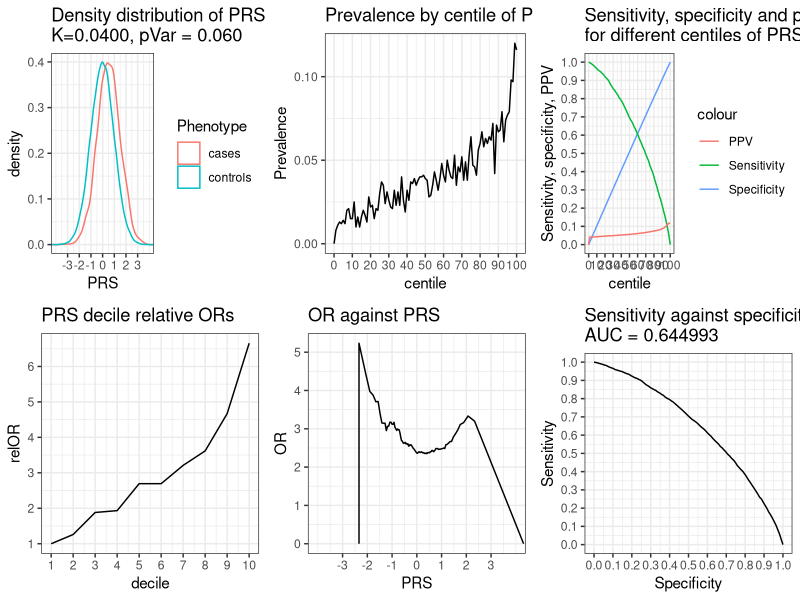
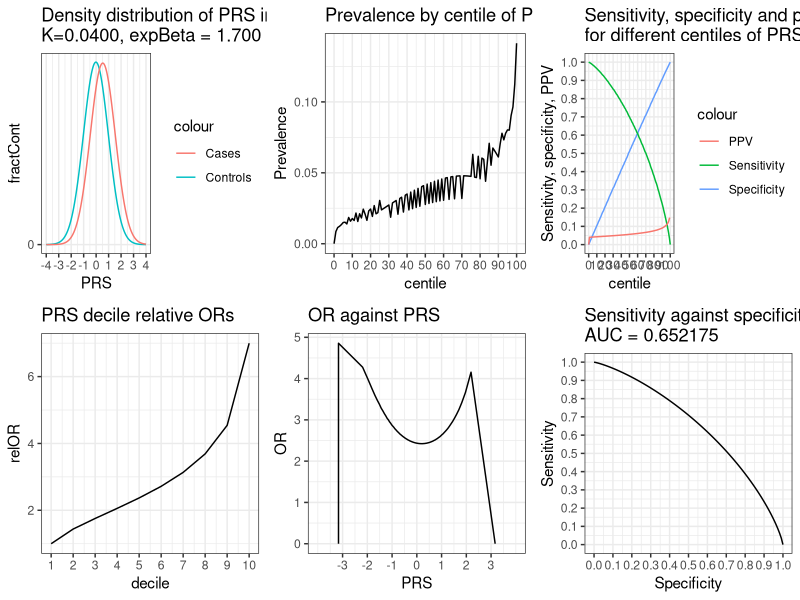

Write the R code that produced these figures, in order.
# Model PRS etc contributing to variance in liability threshold model or using relative risk
# Copyright 2019 David Curtis

# Update from code used in this paper:
# https://www.preprints.org/manuscript/201810.0171/v1

# This version models the PRS in two different ways

# The first is for a liability threshold model, as described in the paper
# For this, set nSub sample size, pVar proportion of variance captured by PRS and K, proportion of cases in population

# The second way assumes that the PRS has a linear effect on log of relative risk, close to logistic regression model
# For this, set expBeta which is the increase in relative risk associated with 1 unit increase in PRS
# Throughout, I have pretended that the odds ratio is the same as the risk ratio and refer to OR rather than RR
# I reckon this is good enough for a relatively rare trait and much easier to work with

library(ggplot2)

# Set these variables to the values you want

nSub=100000 # number of subjects to simulate
pVar=0.06 # proportion of variance explained
K=0.04 # prevalence
expBeta=1.7 # relative risk increase associated with 1 SD increase in PRS

# multiplot from Cookbook for R - http://www.cookbook-r.com/Graphs/Multiple_graphs_on_one_page_(ggplot2)/
multiplot <- function(..., plotlist=NULL, file, cols=1, layout=NULL) {
  library(grid)
  
  # Make a list from the ... arguments and plotlist
  plots <- c(list(...), plotlist)
  
  numPlots = length(plots)
  
  # If layout is NULL, then use 'cols' to determine layout
  if (is.null(layout)) {
    # Make the panel
    # ncol: Number of columns of plots
    # nrow: Number of rows needed, calculated from # of cols
    layout <- matrix(seq(1, cols * ceiling(numPlots/cols)),
                     ncol = cols, nrow = ceiling(numPlots/cols))
  }
  
  if (numPlots==1) {
    print(plots[[1]])
    
  } else {
    # Set up the page
    grid.newpage()
    pushViewport(viewport(layout = grid.layout(nrow(layout), ncol(layout))))
    
    # Make each plot, in the correct location
    for (i in 1:numPlots) {
      # Get the i,j matrix positions of the regions that contain this subplot
      matchidx <- as.data.frame(which(layout == i, arr.ind = TRUE))
      
      print(plots[[i]], vp = viewport(layout.pos.row = matchidx$row,
                                      layout.pos.col = matchidx$col))
    }
  }
}

set.seed(1)
lT=qnorm(1-K)
sP=sqrt(pVar)
sR=sqrt(1-pVar)
subs=data.frame(matrix(0, ncol = 8, nrow =nSub))
colnames(subs)=c("rawP","PRS","Residual","Liability","Phenotype","Specificity","Sensitivity","PPV")
subs$rawP=rnorm(nSub,sd=sP)
subs$Residual=rnorm(nSub,sd=sR)
subs$Liability=subs$rawP+subs$Residual
subs$PRS=subs$rawP/sP
subs$Phenotype[subs$Liability<lT]="controls"
subs$Phenotype[subs$Liability>=lT]="cases"
subs=subs[order(subs$PRS),]
l <- vector("list", 6)
t=sprintf("Distribution of liability in cases and controls,\nK = %.4f, liability threshold = %.2f",K,lT)
lFreq=ggplot(subs, aes(x=Liability,color=Phenotype)) + geom_freqpoly(binwidth=0.05) + theme_bw() +
  theme(axis.text.y=element_blank(),axis.ticks.y=element_blank()) +
  ggtitle(t) + scale_x_continuous(breaks = seq(-3,3,by =1)) + coord_cartesian(xlim=c(-4,4))
t=sprintf("Frequency distribution of PRS in cases and controls,\nK=%.4f, pVar = %.3f",K,pVar)
pFreq=ggplot(subs, aes(x=PRS,color=Phenotype)) + geom_freqpoly(binwidth=0.1) + theme_bw() +
  theme(axis.text.y=element_blank(),axis.ticks.y=element_blank()) +
  ggtitle(t) + scale_x_continuous(breaks = seq(-3,3,by =1))  + coord_cartesian(xlim=c(-4,4))
t=sprintf("Density distribution of PRS in cases and controls,\nK=%.4f, pVar = %.3f",K,pVar)
pDist=ggplot(subs, aes(x=PRS,color=Phenotype)) + geom_density() + theme_bw() +
  ggtitle(t) + scale_x_continuous(breaks = seq(-3,3,by =1))  + coord_cartesian(xlim=c(-4,4))
centiles=data.frame(matrix(0, ncol = 10, nrow =101))
colnames(centiles)=c("centile","PRS","controls","cases","Prevalence","Specificity","Sensitivity","PPV","AUC","OR")
centiles$centile=(0:100)
hundredth=nSub/100
totControl=0
totCase=0
for (r in 2:101)
{
  centiles$PRS[r]=subs$PRS[nSub/100*(r-1)]
  part=subs$Phenotype[(hundredth*(centiles$centile[r]-1)+1):(hundredth*(centiles$centile[r]))]
  nControl=length(which(part=="controls"))
  centiles$controls[r]=nControl
  totControl=totControl+nControl
  nCase=length(which(part=="cases"))
  centiles$cases[r]=nCase
  totCase=totCase+nCase
}
centiles$cases[1]=0
centiles$controls[1]=hundredth
centiles$PRS[1]=centiles$PRS[2]
controlsSoFar=0
casesSoFar=0
centiles$Prevalence=centiles$cases/hundredth
totAUC=0
tCase=0.25
tControl=0.25
tOR=3
for (r in 2:101)
{
  controlsSoFar=controlsSoFar+centiles$controls[r]
  casesSoFar=casesSoFar+centiles$cases[r]
  centiles$Specificity[r]=controlsSoFar/totControl
  centiles$Sensitivity[r]=1-casesSoFar/totCase
  if ((1-centiles$Sensitivity[r])>tCase) {
    m=sprintf("Quartile for cases finishes at %d th centile",r)
    print(m)
    tCase=tCase+0.25
  }
  if (centiles$Specificity[r]>tControl) {
    m=sprintf("Quartile for controls finishes at %d th centile",r)
    print(m)
    tControl=tControl+0.25
  }

    AUC=(centiles$Sensitivity[r-1]+centiles$Sensitivity[r])*0.5*(centiles$Specificity[r]-centiles$Specificity[r-1])
    centiles$AUC[r]=AUC
    totAUC=totAUC+AUC
    centiles$PPV[r]=(totCase-casesSoFar)/((totCase-casesSoFar)+(totControl-controlsSoFar))
    if (r<101) {
      centiles$OR[r]=(totCase-casesSoFar)/(totControl-controlsSoFar)/(casesSoFar/controlsSoFar)
      if (centiles$OR[r]>tOR && r>50) {
        m=sprintf("OR reaches %d at %d th centile",tOR,r)
        print(m)
        tOR=tOR+1
      }
  }
}
centiles$AUC[1]=0
centiles$Specificity[1]=0
centiles$Sensitivity[1]=1
centiles$PPV[101]=centiles$PPV[100]

deciles=data.frame(matrix(0, ncol = 5, nrow =10))
colnames(deciles)=c("decile","PRS","controls","cases","relOR")
deciles$decile=(1:10)
for (r in 1:10)
{
  deciles$PRS[r]=centiles$PRS[(r-1)*10+6]
  deciles$controls[r]=0
  deciles$cases[r]=0
  for (rr in 1:10)
  {
    deciles$controls[r]=deciles$controls[r]+centiles$controls[(r-1)*10+1+rr]
    deciles$cases[r]=deciles$cases[r]+centiles$cases[(r-1)*10+1+rr]
  }
  if (r==1) {
    baseOdds=deciles$cases[r]/deciles$controls[r]
  }
  deciles$relOR[r]=(deciles$cases[r]/deciles$controls[r])/baseOdds
}

t=sprintf("PRS decile relative ORs")
decOR=ggplot(deciles,aes(decile,relOR)) + geom_line() + theme_bw() +
  scale_x_continuous(breaks = seq(1,10,by=1)) + 
  ggtitle(t)
t=sprintf("OR against PRS")
OR=ggplot(centiles,aes(PRS,OR)) + geom_line() + theme_bw() +
  scale_x_continuous(breaks = seq(-3,3,by=1))  + 
  coord_cartesian(xlim=c(-4,4)) +
  ggtitle(t)
t=sprintf("Prevalence by centile of PRS")
Prevalence=ggplot(centiles,aes(centile,Prevalence)) + geom_line() + theme_bw() +
  scale_x_continuous(breaks = seq(0,100,by =10)) + 
  scale_y_continuous(breaks = seq(0,1,by =0.05)) +
  ggtitle(t)
t=sprintf("Sensitivity, specificity and positive predictive value\nfor different values of PRS")
SpecSens=ggplot(centiles,aes(PRS)) + 
  geom_line(aes(y=Specificity,colour="Specificity")) + 
  geom_line(aes(y=Sensitivity,colour="Sensitivity")) + 
  geom_line(aes(y=PPV,colour="PPV")) + 
  ggtitle(t) + 
  scale_x_continuous(breaks = seq(-3,3,by =1))  + 
  coord_cartesian(xlim=c(-4,4)) +
  scale_y_continuous(breaks = seq(0,1,by =0.1)) +
  ylab("Sensitivity, specificity, PPV") +
  theme_bw()
t=sprintf("Sensitivity, specificity and positive predictive value\nfor different centiles of PRS")
SpecSensCent=ggplot(centiles,aes(centile)) + 
  geom_line(aes(y=Specificity,colour="Specificity")) + 
  geom_line(aes(y=Sensitivity,colour="Sensitivity")) + 
  geom_line(aes(y=PPV,colour="PPV")) + 
  ggtitle(t) + scale_x_continuous(breaks = seq(-3,3,by =1))  + 
  scale_x_continuous(breaks = seq(0,100,by =10)) + 
  scale_y_continuous(breaks = seq(0,1,by =0.1)) +
  ylab("Sensitivity, specificity, PPV") +
  theme_bw()
t=sprintf("Sensitivity against specificity,\nAUC = %f",totAUC)
ROC=ggplot(centiles,aes(Specificity,Sensitivity)) + geom_line() + theme_bw() +
  scale_x_continuous(breaks = seq(0,1,by =0.1)) + 
  scale_y_continuous(breaks = seq(0,1,by =0.1)) +
  ggtitle(t)
# l[[1]]=lFreq
# l[[1]]=pFreq
l[[1]]=pDist
l[[2]]=decOR
l[[3]]=Prevalence
l[[4]]=OR
l[[5]]=SpecSensCent
l[[6]]=ROC
multiplot(plotlist=l,cols=3)

beta=log(expBeta)
risks=data.frame(matrix(0, ncol = 9, nrow =801))
colnames(risks)=c("PRS","Density","caseProportion","Risk","fractCont","fractCase","Specificity","Sensitivity","PPV")
risks$PRS=(-400:400)/100
risks$Density=dnorm(risks$PRS)
risks$caseProportion=exp(risks$PRS*beta)*risks$Density*0.01
expAlpha=K/sum(risks$caseProportion)
risks$Risk=exp(risks$PRS*beta)*expAlpha
risks$fractCont=risks$Density*0.01*(1-risks$Risk)/(1-K)
risks$fractCase=risks$Density*0.01*risks$Risk/K
t=sprintf("Density distribution of PRS in cases and controls,\nK=%.4f, expBeta = %.3f",K,expBeta)
pDistRisk=ggplot(risks, aes(PRS)) +
  geom_line(aes(y=fractCont,colour="Controls")) + 
  geom_line(aes(y=fractCase,colour="Cases")) + 
  ggtitle(t) + 
  scale_x_continuous(breaks = seq(-4,4,by =1))  + 
  coord_cartesian(xlim=c(-4,4)) +
  scale_y_continuous(breaks = seq(0,1,by =0.1)) +
  theme_bw()

totControl=nSub*(1-K)
totCase=nSub*K
totPercent=0
lastr=1
nControl=0
nCase=0
thisPercent=0
rr=2
for (r in 2:801)
{
  nControl=nControl+risks$fractCont[r]*(1-K)*nSub
  nCase=nCase+risks$fractCase[r]*K*nSub
  thisPercent=thisPercent+risks$Density[r]*0.01
  if (thisPercent>=0.01 || r==801) {
   centiles$controls[rr]=nControl
   centiles$cases[rr]=nCase
   centiles$PRS[rr]=(risks$PRS[lastr]+risks$PRS[r])/2
   lastr=r
   rr=rr+1
   totPercent=totPercent+0.01
   thisPercent=thisPercent-0.01
   nControl=0
   nCase=0
  }
}

centiles$cases[1]=0
centiles$controls[1]=hundredth
centiles$PRS[1]=centiles$PRS[2]
controlsSoFar=0
casesSoFar=0
centiles$Prevalence=centiles$cases/hundredth
totAUC=0
tCase=0.25
tControl=0.25
tOR=3
for (r in 2:101)
{
  controlsSoFar=controlsSoFar+centiles$controls[r]
  casesSoFar=casesSoFar+centiles$cases[r]
  centiles$Specificity[r]=controlsSoFar/totControl
  centiles$Sensitivity[r]=1-casesSoFar/totCase
  if ((1-centiles$Sensitivity[r])>tCase) {
    m=sprintf("Quartile for cases finishes at %d th centile",r)
    print(m)
    tCase=tCase+0.25
  }
  if (centiles$Specificity[r]>tControl) {
    m=sprintf("Quartile for controls finishes at %d th centile",r)
    print(m)
    tControl=tControl+0.25
  }

    AUC=(centiles$Sensitivity[r-1]+centiles$Sensitivity[r])*0.5*(centiles$Specificity[r]-centiles$Specificity[r-1])
    centiles$AUC[r]=AUC
    totAUC=totAUC+AUC
    centiles$PPV[r]=(totCase-casesSoFar)/((totCase-casesSoFar)+(totControl-controlsSoFar))
    if (r<101) {
      centiles$OR[r]=(totCase-casesSoFar)/(totControl-controlsSoFar)/(casesSoFar/controlsSoFar)
      if (centiles$OR[r]>tOR && r>50) {
        m=sprintf("OR reaches %d at %d th centile",tOR,r)
        print(m)
        tOR=tOR+1
      }
  }
}
centiles$AUC[1]=0
centiles$Specificity[1]=0
centiles$Sensitivity[1]=1
centiles$PPV[101]=centiles$PPV[100]

deciles=data.frame(matrix(0, ncol = 5, nrow =10))
colnames(deciles)=c("decile","PRS","controls","cases","relOR")
deciles$decile=(1:10)
for (r in 1:10)
{
  deciles$PRS[r]=centiles$PRS[(r-1)*10+6]
  deciles$controls[r]=0
  deciles$cases[r]=0
  for (rr in 1:10)
  {
    deciles$controls[r]=deciles$controls[r]+centiles$controls[(r-1)*10+1+rr]
    deciles$cases[r]=deciles$cases[r]+centiles$cases[(r-1)*10+1+rr]
  }
  if (r==1) {
    baseOdds=deciles$cases[r]/deciles$controls[r]
  }
  deciles$relOR[r]=(deciles$cases[r]/deciles$controls[r])/baseOdds
}

t=sprintf("PRS decile relative ORs")
decORRisk=ggplot(deciles,aes(decile,relOR)) + geom_line() + theme_bw() +
  scale_x_continuous(breaks = seq(1,10,by=1)) + 
  ggtitle(t)
t=sprintf("OR against PRS")
ORRisk=ggplot(centiles,aes(PRS,OR)) + geom_line() + theme_bw() +
  scale_x_continuous(breaks = seq(-3,3,by=1))  + 
  coord_cartesian(xlim=c(-4,4)) +
  ggtitle(t)
t=sprintf("Prevalence by centile of PRS")
PrevalenceRisk=ggplot(centiles,aes(centile,Prevalence)) + geom_line() + theme_bw() +
  scale_x_continuous(breaks = seq(0,100,by =10)) + 
  scale_y_continuous(breaks = seq(0,1,by =0.05)) +
  ggtitle(t)
t=sprintf("Sensitivity, specificity and positive predictive value\nfor different values of PRS")
SpecSensRisk=ggplot(centiles,aes(PRS)) + 
  geom_line(aes(y=Specificity,colour="Specificity")) + 
  geom_line(aes(y=Sensitivity,colour="Sensitivity")) + 
  geom_line(aes(y=PPV,colour="PPV")) + 
  ggtitle(t) + 
  scale_x_continuous(breaks = seq(-3,3,by =1))  + 
  coord_cartesian(xlim=c(-4,4)) +
  scale_y_continuous(breaks = seq(0,1,by =0.1)) +
  ylab("Sensitivity, specificity, PPV") +
  theme_bw()
t=sprintf("Sensitivity, specificity and positive predictive value\nfor different centiles of PRS")
SpecSensCentRisk=ggplot(centiles,aes(centile)) + 
  geom_line(aes(y=Specificity,colour="Specificity")) + 
  geom_line(aes(y=Sensitivity,colour="Sensitivity")) + 
  geom_line(aes(y=PPV,colour="PPV")) + 
  ggtitle(t) + scale_x_continuous(breaks = seq(-3,3,by =1))  + 
  scale_x_continuous(breaks = seq(0,100,by =10)) + 
  scale_y_continuous(breaks = seq(0,1,by =0.1)) +
  ylab("Sensitivity, specificity, PPV") +
  theme_bw()
t=sprintf("Sensitivity against specificity,\nAUC = %f",totAUC)
ROCRisk=ggplot(centiles,aes(Specificity,Sensitivity)) + geom_line() + theme_bw() +
  scale_x_continuous(breaks = seq(0,1,by =0.1)) + 
  scale_y_continuous(breaks = seq(0,1,by =0.1)) +
  ggtitle(t)
r <- vector("list", 6)
r[[1]]=pDistRisk
r[[2]]=decORRisk
r[[3]]=PrevalenceRisk
r[[4]]=ORRisk
r[[5]]=SpecSensCentRisk
r[[6]]=ROCRisk
dev.new()
multiplot(plotlist=r,cols=3)








